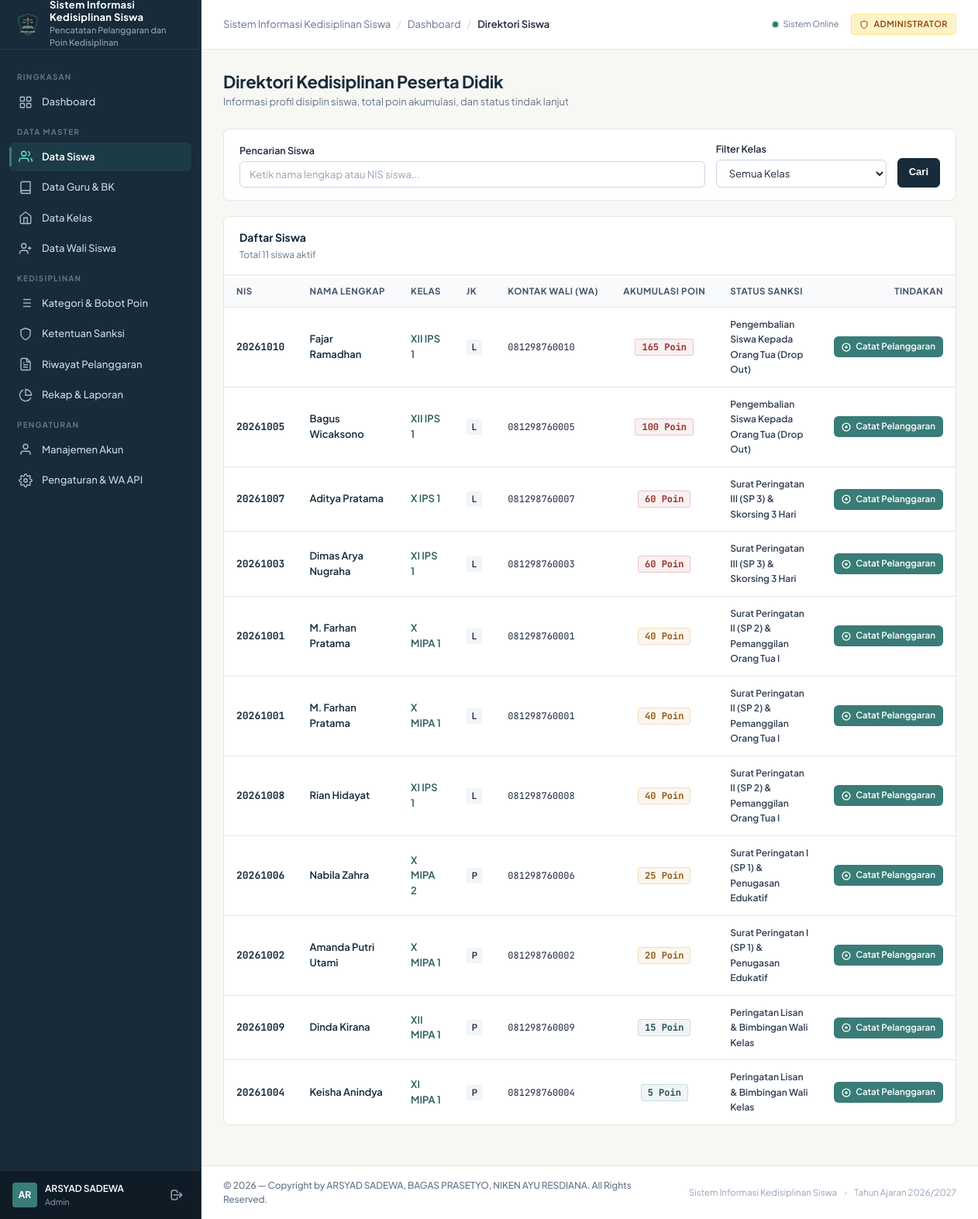
The app's page /teacher/students.php (signed in) with its own data.
### tables this page shows
CREATE TABLE `users` (
    `id` INT AUTO_INCREMENT PRIMARY KEY,
    `username` VARCHAR(50) NOT NULL UNIQUE,
    `password` VARCHAR(255) NOT NULL,
    `full_name` VARCHAR(100) NOT NULL,
    `role` ENUM('admin', 'teacher', 'parent') NOT NULL,
    `status` ENUM('active', 'inactive') NOT NULL DEFAULT 'active',
    `last_login` DATETIME NULL,
    `created_at` TIMESTAMP DEFAULT CURRENT_TIMESTAMP,
    `updated_at` TIMESTAMP DEFAULT CURRENT_TIMESTAMP ON UPDATE CURRENT_TIMESTAMP
);

CREATE TABLE `sanctions` (
    `id` INT AUTO_INCREMENT PRIMARY KEY,
    `nama_sanksi` VARCHAR(150) NOT NULL,
    `poin_min` INT NOT NULL,
    `poin_max` INT NOT NULL,
    `tindakan` TEXT NOT NULL,
    `tingkat_urgensi` ENUM('Rendah', 'Sedang', 'Tinggi', 'Kritis') NOT NULL DEFAULT 'Sedang',
    `created_at` TIMESTAMP DEFAULT CURRENT_TIMESTAMP
);

### includes/functions.php (called while the page is built, shortened)
<?php
function e($value) {
    return htmlspecialchars((string)($value ?? ''), ENT_QUOTES, 'UTF-8');
}
function get_sanction_by_points($points) {
    $pdo = get_db_connection();
    $stmt = $pdo->prepare("
        SELECT * FROM sanctions
        WHERE ? >= poin_min AND ? <= poin_max
        LIMIT 1
    ");
    $stmt->execute([(int)$points, (int)$points]);
    $sanction = $stmt->fetch();
    return $sanction;
}

### includes/auth.php (called while the page is built, shortened)
<?php
function current_user() {
    static $user = null;
    if ($user !== null) return $user;
    try {
        $pdo = get_db_connection();
        $stmt = $pdo->prepare("
            SELECT id, username, full_name, role, status
            FROM users
            WHERE id = ? AND status = 'active'
        ");
        $stmt->execute([$_SESSION['user_id']]);
        $user = $stmt->fetch();
    } catch (Throwable $e) {
        return null;
    }
    return $user;
}
function require_role($allowed_roles) {
    $user = current_user();
}

### teacher/students.php (the view, shortened to what this page needs)
<?php
require_role(['teacher', 'admin']);
$pdo = get_db_connection();
$search = trim($_GET['search'] ?? '');
$where = ["s.status_siswa = 'aktif'"];
$params = [];
$where_sql = implode(" AND ", $where);
$stmt = $pdo->prepare("
    SELECT s.*, c.nama_kelas, c.tingkat, p.nama_wali, p.no_telp as no_telp_wali_parent
    FROM students s
    JOIN classes c ON s.class_id = c.id
    LEFT JOIN parents p ON p.student_id = s.id
    WHERE {$where_sql}
    ORDER BY s.total_poin DESC, s.nama_lengkap ASC
");
$stmt->execute($params);
$students = $stmt->fetchAll();
require_once __DIR__ . '/../includes/header.php';
?>
<div class="page-header">
  <div>
    <h1 class="page-title">Direktori Kedisiplinan Peserta Didik</h1>
    <p class="page-subtitle">Informasi profil disiplin siswa, total poin akumulasi, dan status tindak lanjut</p>
  </div>
</div>
<div class="surface-card" style="margin-bottom: 20px;">
  <div class="card-body-styled" style="padding: 16px 20px;">
    <form method="GET" action="<?= BASE_URL ?>/teacher/students.php" style="display: flex; gap: 14px; align-items: flex-end;">
      <div style="flex: 1;">
        <label class="form-label" style="margin-bottom: 4px;">Pencarian Siswa</label>
        <input type="text" name="search" class="form-control" placeholder="Ketik nama lengkap atau NIS siswa..." value="<?= e($search) ?>">
      </div>
      <div style="width: 220px;">
        <label class="form-label" style="margin-bottom: 4px;">Filter Kelas</label>
        <select name="class_id" class="form-control">
          <option value="0">Semua Kelas</option>
        </select>
      </div>
      <div style="display: flex; gap: 8px;">
        <button type="submit" class="btn btn-primary" style="height: 38px;">Cari</button>
      </div>
    </form>
  </div>
</div>
<div class="surface-card">
  <div class="card-header-styled">
    <div>
      <h2 class="card-title-styled">Daftar Siswa</h2>
      <span class="card-subtitle-styled">Total <?= count($students) ?> siswa aktif</span>
    </div>
  </div>
  <div class="card-body-styled" style="padding: 0;">
    <div class="table-responsive">
      <table class="app-table">
        <thead>
          <tr>
            <th>NIS</th>
            <th>Nama Lengkap</th>
            <th>Kelas</th>
            <th>JK</th>
            <th>Kontak Wali (WA)</th>
            <th style="text-align: center;">Akumulasi Poin</th>
            <th>Status Sanksi</th>
            <th style="text-align: right;">Tindakan</th>
          </tr>
        </thead>
        <tbody>
          <?php if (empty($students)): ?>
            <tr>
              <td colspan="8">
                <div class="empty-state">
                  <div class="empty-state-title">Tidak ada siswa ditemukan</div>
                  <div class="empty-state-text">Silakan gunakan kata kunci pencarian yang lain.</div>
                </div>
              </td>
            </tr>
          <?php else: ?>
            <?php foreach ($students as $s):
              $sanction = get_sanction_by_points($s['total_poin']);
              $badge_pts = ($s['total_poin'] >= 50) ? 'badge-points danger' : (($s['total_poin'] >= 20) ? 'badge-points warning' : 'badge-points safe');
            ?>
              <tr>
                <td>
                  <span style="font-family: var(--font-mono); font-weight: 700; color: var(--color-primary);"><?= e($s['nis']) ?></span>
                </td>
                <td>
                  <div style="font-weight: 600; color: var(--color-primary);"><?= e($s['nama_lengkap']) ?></div>
                </td>
                <td>
                  <span style="font-weight: 600; color: var(--color-accent-dark);"><?= e($s['nama_kelas']) ?></span>
                </td>
                <td>
                  <span class="badge" style="background: #F1F5F9;"><?= $s['jenis_kelamin'] === 'L' ? 'L' : 'P' ?></span>
                </td>
                <td>
                  <span style="font-family: var(--font-mono); font-size: 12px;"><?= e($s['no_telp_wali']) ?></span>
                </td>
                <td style="text-align: center;">
                  <span class="<?= $badge_pts ?>"><?= (int)$s['total_poin'] ?> Poin</span>
                </td>
                <td>
                  <span style="font-size: 12px; font-weight: 600; color: #334155;">
                    <?= e($sanction['nama_sanksi']) ?>
                  </span>
                </td>
                <td style="text-align: right; white-space: nowrap;">
                  <a href="<?= BASE_URL ?>/teacher/add_violation.php" class="btn btn-accent btn-sm">
                    <svg width="12" height="12" viewBox="0 0 24 24" fill="none" stroke="currentColor" stroke-width="2.5"><circle cx="12" cy="12" r="10"/><line x1="12" y1="8" x2="12" y2="16"/><line x1="8" y1="12" x2="16" y2="12"/></svg>
                    <span>Catat Pelanggaran</span>
                  </a>
                </td>
              </tr>
            <?php endforeach; ?>
          <?php endif; ?>
        </tbody>
      </table>
    </div>
  </div>
</div>
<?php require_once __DIR__ . '/../includes/footer.php'; ?>

### includes/sidebar.php (shortened to what this page needs)
<?php
$user = current_user();
$current_page = basename($_SERVER['PHP_SELF']);
?>
<aside class="app-sidebar" id="app-sidebar">
  <div class="sidebar-header">
    <div class="sidebar-logo">
      <img src="<?= BASE_URL ?>/assets/images/logo.svg" alt="Logo Sistem Informasi Kedisiplinan" style="width: 32px; height: 32px;">
    </div>
    <div class="sidebar-brand-text">
      <span class="sidebar-brand-title"><?= e(APP_NAME) ?></span>
      <span class="sidebar-brand-sub"><?= e(APP_SUBTITLE) ?></span>
    </div>
  </div>
  <div class="sidebar-content">
    <?php if ($user['role'] === 'admin'): ?>
      <div class="nav-section-title">Ringkasan</div>
      <ul class="sidebar-nav">
        <li class="sidebar-nav-item">
          <a href="<?= BASE_URL ?>/admin/dashboard.php" class="sidebar-nav-link <?= $current_page === 'dashboard.php' ? 'active' : '' ?>">
            <svg class="sidebar-icon" viewBox="0 0 24 24" fill="none" stroke="currentColor"><rect x="3" y="3" width="7" height="7" rx="1"/><rect x="14" y="3" width="7" height="7" rx="1"/><rect x="14" y="14" width="7" height="7" rx="1"/><rect x="3" y="14" width="7" height="7" rx="1"/></svg>
            <span>Dashboard</span>
          </a>
        </li>
      </ul>
      <div class="nav-section-title">Data Master</div>
      <ul class="sidebar-nav">
        <li class="sidebar-nav-item">
          <a href="<?= BASE_URL ?>/admin/students.php" class="sidebar-nav-link <?= $current_page === 'students.php' ? 'active' : '' ?>">
            <svg class="sidebar-icon" viewBox="0 0 24 24" fill="none" stroke="currentColor"><path d="M17 21v-2a4 4 0 0 0-4-4H5a4 4 0 0 0-4 4v2"/><circle cx="9" cy="7" r="4"/><path d="M23 21v-2a4 4 0 0 0-3-3.87"/><path d="M16 3.13a4 4 0 0 1 0 7.75"/></svg>
            <span>Data Siswa</span>
          </a>
        </li>
        <li class="sidebar-nav-item">
          <a href="<?= BASE_URL ?>/admin/teachers.php" class="sidebar-nav-link <?= $current_page === 'teachers.php' ? 'active' : '' ?>">
            <svg class="sidebar-icon" viewBox="0 0 24 24" fill="none" stroke="currentColor"><path d="M4 19.5A2.5 2.5 0 0 1 6.5 17H20"/><path d="M6.5 2H20v20H6.5A2.5 2.5 0 0 1 4 19.5v-15A2.5 2.5 0 0 1 6.5 2z"/></svg>
            <span>Data Guru & BK</span>
          </a>
        </li>
        <li class="sidebar-nav-item">
          <a href="<?= BASE_URL ?>/admin/classes.php" class="sidebar-nav-link <?= $current_page === 'classes.php' ? 'active' : '' ?>">
            <svg class="sidebar-icon" viewBox="0 0 24 24" fill="none" stroke="currentColor"><path d="M3 9l9-7 9 7v11a2 2 0 0 1-2 2H5a2 2 0 0 1-2-2z"/><polyline points="9 22 9 12 15 12 15 22"/></svg>
            <span>Data Kelas</span>
          </a>
        </li>
        <li class="sidebar-nav-item">
          <a href="<?= BASE_URL ?>/admin/parents.php" class="sidebar-nav-link <?= $current_page === 'parents.php' ? 'active' : '' ?>">
            <svg class="sidebar-icon" viewBox="0 0 24 24" fill="none" stroke="currentColor"><path d="M16 21v-2a4 4 0 0 0-4-4H6a4 4 0 0 0-4 4v2"/><circle cx="9" cy="7" r="4"/><line x1="19" y1="8" x2="19" y2="14"/><line x1="22" y1="11" x2="16" y2="11"/></svg>
            <span>Data Wali Siswa</span>
          </a>
        </li>
      </ul>
      <div class="nav-section-title">Kedisiplinan</div>
      <ul class="sidebar-nav">
        <li class="sidebar-nav-item">
          <a href="<?= BASE_URL ?>/admin/categories.php" class="sidebar-nav-link <?= $current_page === 'categories.php' ? 'active' : '' ?>">
            <svg class="sidebar-icon" viewBox="0 0 24 24" fill="none" stroke="currentColor"><line x1="8" y1="6" x2="21" y2="6"/><line x1="8" y1="12" x2="21" y2="12"/><line x1="8" y1="18" x2="21" y2="18"/><line x1="3" y1="6" x2="3.01" y2="6"/><line x1="3" y1="12" x2="3.01" y2="12"/><line x1="3" y1="18" x2="3.01" y2="18"/></svg>
            <span>Kategori & Bobot Poin</span>
          </a>
        </li>
        <li class="sidebar-nav-item">
          <a href="<?= BASE_URL ?>/admin/sanctions.php" class="sidebar-nav-link <?= $current_page === 'sanctions.php' ? 'active' : '' ?>">
            <svg class="sidebar-icon" viewBox="0 0 24 24" fill="none" stroke="currentColor"><path d="M12 22s8-4 8-10V5l-8-3-8 3v7c0 6 8 10 8 10z"/></svg>
            <span>Ketentuan Sanksi</span>
          </a>
        </li>
        <li class="sidebar-nav-item">
          <a href="<?= BASE_URL ?>/admin/violations.php" class="sidebar-nav-link <?= $current_page === 'violations.php' ? 'active' : '' ?>">
            <svg class="sidebar-icon" viewBox="0 0 24 24" fill="none" stroke="currentColor"><path d="M14 2H6a2 2 0 0 0-2 2v16a2 2 0 0 0 2 2h12a2 2 0 0 0 2-2V8z"/><polyline points="14 2 14 8 20 8"/><line x1="16" y1="13" x2="8" y2="13"/><line x1="16" y1="17" x2="8" y2="17"/><polyline points="10 9 9 9 8 9"/></svg>
            <span>Riwayat Pelanggaran</span>
          </a>
        </li>
        <li class="sidebar-nav-item">
          <a href="<?= BASE_URL ?>/admin/reports.php" class="sidebar-nav-link <?= $current_page === 'reports.php' ? 'active' : '' ?>">
            <svg class="sidebar-icon" viewBox="0 0 24 24" fill="none" stroke="currentColor"><path d="M21.21 15.89A10 10 0 1 1 8 2.83"/><path d="M22 12A10 10 0 0 0 12 2v10z"/></svg>
            <span>Rekap & Laporan</span>
          </a>
        </li>
      </ul>
      <div class="nav-section-title">Pengaturan</div>
      <ul class="sidebar-nav">
        <li class="sidebar-nav-item">
          <a href="<?= BASE_URL ?>/admin/users.php" class="sidebar-nav-link <?= $current_page === 'users.php' ? 'active' : '' ?>">
            <svg class="sidebar-icon" viewBox="0 0 24 24" fill="none" stroke="currentColor"><path d="M20 21v-2a4 4 0 0 0-4-4H8a4 4 0 0 0-4 4v2"/><circle cx="12" cy="7" r="4"/></svg>
            <span>Manajemen Akun</span>
          </a>
        </li>
        <li class="sidebar-nav-item">
          <a href="<?= BASE_URL ?>/admin/settings.php" class="sidebar-nav-link <?= $current_page === 'settings.php' ? 'active' : '' ?>">
            <span>Pengaturan & WA API</span>
          </a>
        </li>
      </ul>
    <?php endif; ?>
  </div>
  <div class="sidebar-footer">
    <div class="user-mini-profile">
      <div class="user-avatar-initials">
        <?= strtoupper(substr($user['full_name'], 0, 2)) ?>
      </div>
      <div class="user-info">
        <span class="user-name" title="<?= e($user['full_name']) ?>"><?= e($user['full_name']) ?></span>
        <span class="user-role"><?= e($user['role']) ?></span>
      </div>
    </div>
    <a href="<?= BASE_URL ?>/logout.php" class="btn-logout" title="Keluar dari Sistem">
      <svg width="18" height="18" viewBox="0 0 24 24" fill="none" stroke="currentColor" stroke-width="2">
        <path stroke-linecap="round" stroke-linejoin="round" d="M17 16l4-4m0 0l-4-4m4 4H7m6 4v1a3 3 0 01-3 3H6a3 3 0 01-3-3V7a3 3 0 013-3h4a3 3 0 013 3v1"/>
      </svg>
    </a>
  </div>
</aside>

### records on screen
users: full_name "AR", full_name "ARSYAD SADEWA", role "Admin"
sanctions: nama_sanksi "Pengembalian Siswa Kepada Orang Tua (Drop Out)"
sanctions: nama_sanksi "Surat Peringatan III (SP 3) & Skorsing 3 Hari"
sanctions: nama_sanksi "Surat Peringatan II (SP 2) & Pemanggilan Orang Tua I"
sanctions: nama_sanksi "Surat Peringatan I (SP 1) & Penugasan Edukatif"
sanctions: nama_sanksi "Peringatan Lisan & Bimbingan Wali Kelas"

### other values on screen
APP_NAME "Sistem Informasi Kedisiplinan Siswa"
APP_SUBTITLE "Pencatatan Pelanggaran dan Poin Kedisiplinan"
$b['title'] "Dashboard"
$b['title'] "Direktori Siswa"
count($students) "11"
$s['nis'] "20261010"
$s['nama_lengkap'] "Fajar Ramadhan"
$s['nama_kelas'] "XII IPS 1"
$s['no_telp_wali'] "081298760010"
$s['total_poin'] "165"
$s['nis'] "20261005"
$s['nama_lengkap'] "Bagus Wicaksono"
$s['no_telp_wali'] "081298760005"
$s['total_poin'] "100"
$s['nis'] "20261007"
